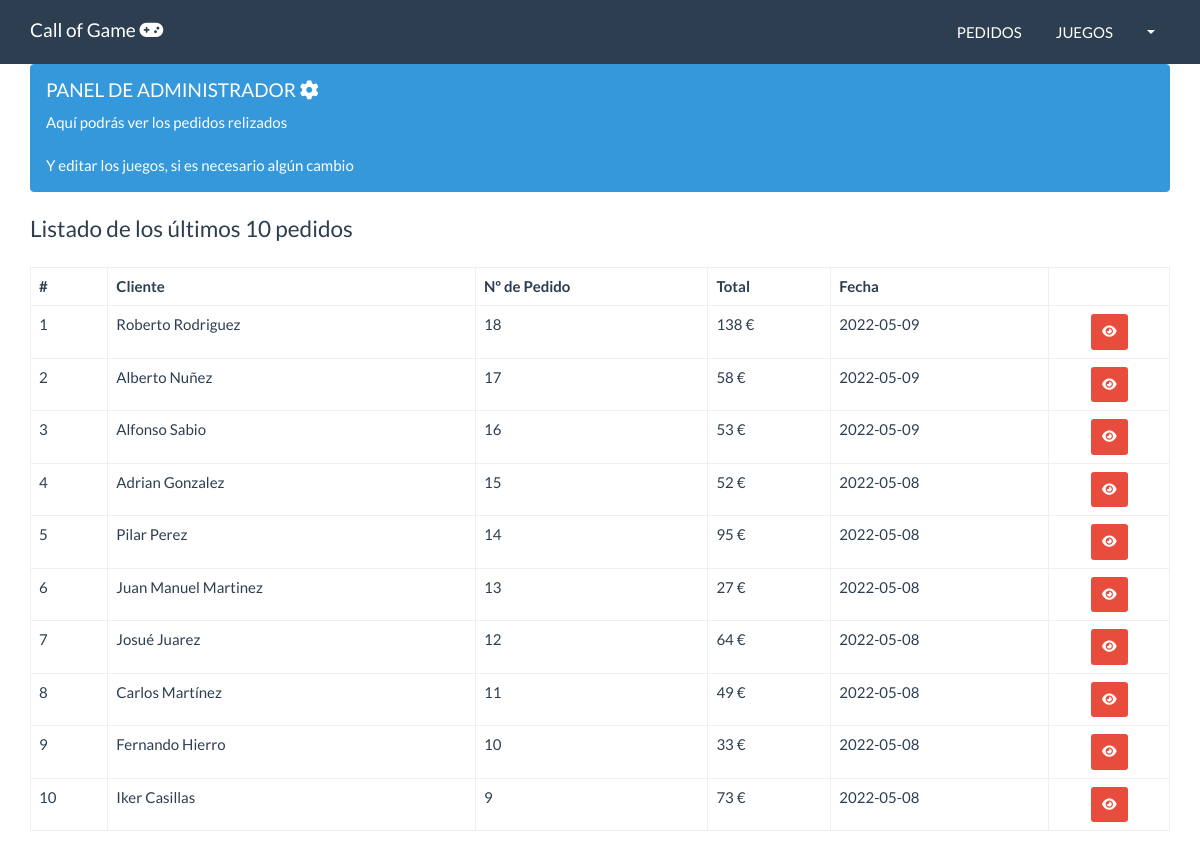
Page /usuarios/control.php on the committed database.
### tables this page shows
CREATE TABLE `pedidos` (
  `id` int(11) NOT NULL,
  `usuario_id` int(11) NOT NULL,
  `total` decimal(10,0) NOT NULL,
  `fecha` date NOT NULL
);

CREATE TABLE `persona` (
  `id` int(11) NOT NULL,
  `nombre` varchar(80) NOT NULL,
  `apellidos` varchar(100) NOT NULL,
  `email` varchar(50) NOT NULL,
  `telefono` int(11) NOT NULL
);

### src/pedido.php (called while the page is built, shortened)
<?php
class Pedido {
    private $cn = null;
    public function __construct(){
        $this->config = parse_ini_file(__DIR__.'/../config.ini') ;
        $this->cn = new \PDO( $this->config['dns'], $this->config['usuario'],$this->config['clave'],array(
            \PDO::MYSQL_ATTR_INIT_COMMAND => 'SET NAMES utf8'
        ));
    }
    public function mostrarUltimos(){
        $sql= "SELECT p.id, nombre, apellidos, email, total, fecha FROM pedidos p INNER JOIN persona c ON p.usuario_id = c.id ORDER BY p.id DESC LIMIT 10";
        $resultado = $this -> cn -> prepare($sql);
        if($resultado->execute()){
            return $resultado->fetchAll();
        }else{
            return false;
        }
    }
}
?>

### usuarios/control.php (the view, shortened to what this page needs)
<!DOCTYPE html>
<html lang="en">
<head>
    <link rel="stylesheet" href="../css/bootstrap.min.css">
    <link rel="stylesheet" href="../css/all.min.css">
</head>
<body>
    <nav class="navbar navbar-default navbar-fixed-top">
        <div class="container">
            <div class="navbar-header">
                <a class="navbar-brand" href="control.php">Call of Game <i class="fa-solid fa-gamepad"></i></a>
            </div>
            <div id="navbar" class="navbar-collapse collapse">
                <ul class="nav navbar-nav pull-right">
                    <li>
                        <a href="../pedidos/control_pedidos.php" class="btn">PEDIDOS</a>
                    </li>
                    <li>
                    <a href="../juegos/control_juegos.php" class="btn">JUEGOS</a>
                    </li>
                    <li class="dropdown">
                        <a href="#" class="dropdown-toggle" data-toggle="dropdown" role="button" aria-haspopup="true" aria-expanded="false"><?php print $_SESSION['usuario_info']['nombre_usuario']; ?> <span class="caret"></span></a>
                    </li>
                </ul>
            </div>
        </div>
    </nav>
    <br><br><br>
    <div class="container">
        <div class="alert alert-info" role="alert">
            <h4 class="alert-heading">PANEL DE ADMINISTRADOR <i class="fa-solid fa-gear"></i></h4>
            <p>Aquí podrás ver los pedidos relizados</p>
            <br>
            <p class="mb-0">Y editar los juegos, si es necesario algún cambio</p>
        </div>
        <div class="row">
            <div class="col-md-12">
                <fieldset>
                    <legend>Listado de los últimos 10 pedidos</legend>
                    <table class="table table-bordered">
                        <thead>
                            <tr>
                                <th>#</th>
                                <th>Cliente</th>
                                <th>Nº de Pedido</th>
                                <th>Total</th>
                                <th>Fecha</th>
                                <th></th>
                            </tr>
                        </thead>
                        <tbody>
                            <?php
                                $pedido = new Jaro\Pedido;
                                $info_pedido = $pedido->mostrarUltimos();
                                $cantidad = count($info_pedido);
                                if($cantidad > 0){
                                    $cont=0;
                                    for ($x=0; $x < $cantidad; $x++) {
                                        $cont++;
                                        $item = $info_pedido[$x];
                            ?>
                                        <tr>
                                            <td><?php print $cont ?></td>
                                            <td><?php print $item['nombre'].' '.$item['apellidos'] ?></td>
                                            <td><?php print $item['id'] ?></td>
                                            <td><?php print $item['total'] ?> €</td>
                                            <td><?php print $item['fecha'] ?></td>
                                            <td class="text-center">
                                            <a href="../pedidos/ver.php?id=<?php print $item['id'] ?>" class="btn btn-danger btn-sm"><i class="fa-solid fa-eye"></i></a>
                                            </td>
                                        </tr>
                            <?php
                                    }
                                }else{
                            ?>
                                    <td>
                                        <td colspan="6">NO HAY PEDIDOS REGISTRADAS</td>
                                    </td>
                            <?php
                                }
                            ?>
                        </tbody>
                    </table>
                </fieldset>
            </div>
        </div>
    </div>
</body>
</html>

### rows in the picture
pedidos: persona.nombre "Roberto", persona.apellidos "Rodriguez", id "18", total "138", fecha "2022-05-09"
pedidos: persona.nombre "Alberto", persona.apellidos "Nuñez", id "17", total "58", fecha "2022-05-09"
pedidos: persona.nombre "Alfonso", persona.apellidos "Sabio", id "16", total "53", fecha "2022-05-09"
pedidos: persona.nombre "Adrian", persona.apellidos "Gonzalez", id "15", total "52", fecha "2022-05-08"
pedidos: persona.nombre "Pilar", persona.apellidos "Perez", id "14", total "95", fecha "2022-05-08"
pedidos: persona.nombre "Juan Manuel", persona.apellidos "Martinez", id "13", total "27", fecha "2022-05-08"
pedidos: persona.nombre "Josué", persona.apellidos "Juarez", id "12", total "64", fecha "2022-05-08"
pedidos: persona.nombre "Carlos", persona.apellidos "Martínez", id "11", total "49", fecha "2022-05-08"
pedidos: persona.nombre "Fernando", persona.apellidos "Hierro", id "10", total "33", fecha "2022-05-08"
pedidos: persona.nombre "Iker", persona.apellidos "Casillas", id "9", total "73", fecha "2022-05-08"
